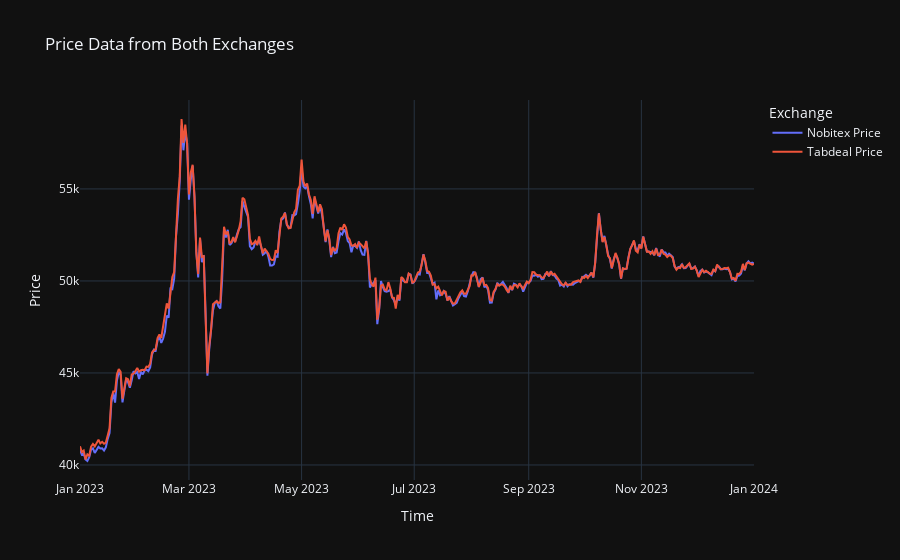
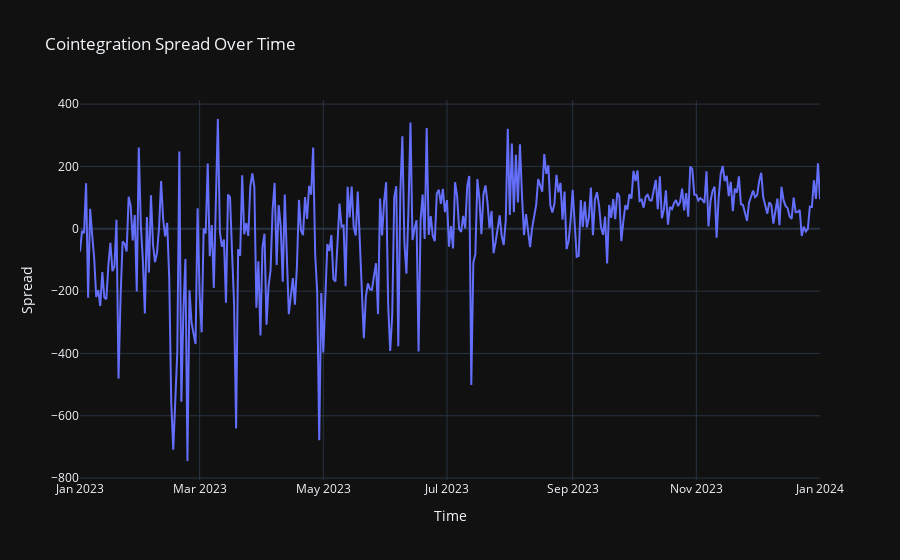
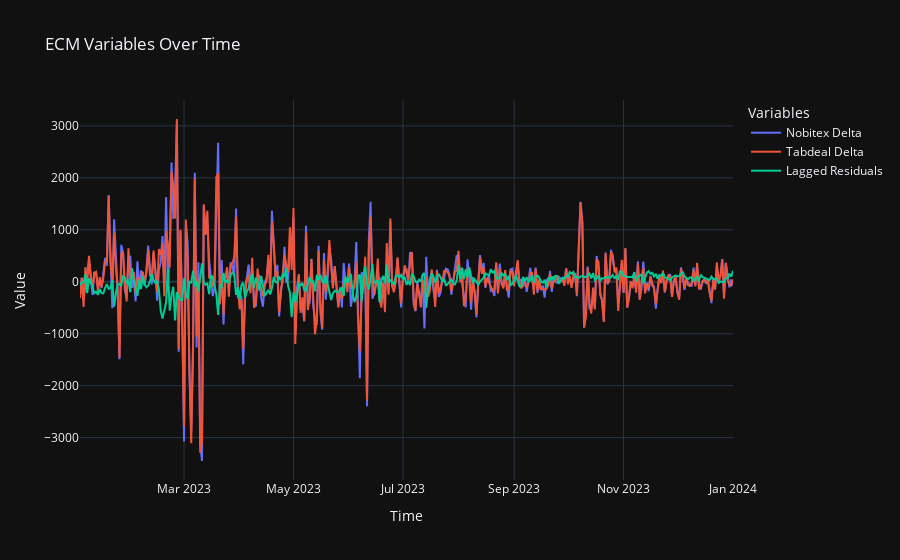

Notebook cell for these charts, in order:
### Code cell
cointegration_test_and_ecm('Nobitex', 'Tabdeal', time_scale='1d')

### Figure 1 — Plotly figure (JSON) as saved in the notebook; plotly's stock layout.template omitted (floating-point values rounded to 4 significant figures; data arrays with more than 128 entries replaced by an {"elided": "..."} marker saying what was removed)
{"data": [{"mode": "lines", "name": "Nobitex Price", "type": "scatter", "x": {"elided": "366 str values"}, "y": {"elided": "366 int values"}}, {"mode": "lines", "name": "Tabdeal Price", "type": "scatter", "x": {"elided": "366 str values"}, "y": {"elided": "366 float values"}}], "layout": {"legend": {"title": {"text": "Exchange"}}, "title": {"text": "Price Data from Both Exchanges"}, "xaxis": {"title": {"text": "Time"}}, "yaxis": {"title": {"text": "Price"}}}}

### Figure 2 — Plotly figure (JSON) as saved in the notebook; plotly's stock layout.template omitted (floating-point values rounded to 4 significant figures; data arrays with more than 128 entries replaced by an {"elided": "..."} marker saying what was removed)
{"data": [{"mode": "lines", "name": "Cointegration Spread", "type": "scatter", "x": {"elided": "366 str values"}, "y": {"elided": "366 float values"}}], "layout": {"title": {"text": "Cointegration Spread Over Time"}, "xaxis": {"title": {"text": "Time"}}, "yaxis": {"title": {"text": "Spread"}}}}

### Figure 3 — Plotly figure (JSON) as saved in the notebook; plotly's stock layout.template omitted (floating-point values rounded to 4 significant figures; data arrays with more than 128 entries replaced by an {"elided": "..."} marker saying what was removed)
{"data": [{"mode": "lines", "name": "Nobitex Delta", "type": "scatter", "x": {"elided": "365 str values"}, "y": {"elided": "365 int values"}}, {"mode": "lines", "name": "Tabdeal Delta", "type": "scatter", "x": {"elided": "365 str values"}, "y": {"elided": "365 float values"}}, {"mode": "lines", "name": "Lagged Residuals", "type": "scatter", "x": {"elided": "365 str values"}, "y": {"elided": "365 float values"}}], "layout": {"legend": {"title": {"text": "Variables"}}, "title": {"text": "ECM Variables Over Time"}, "xaxis": {"title": {"text": "Time"}}, "yaxis": {"title": {"text": "Value"}}}}
